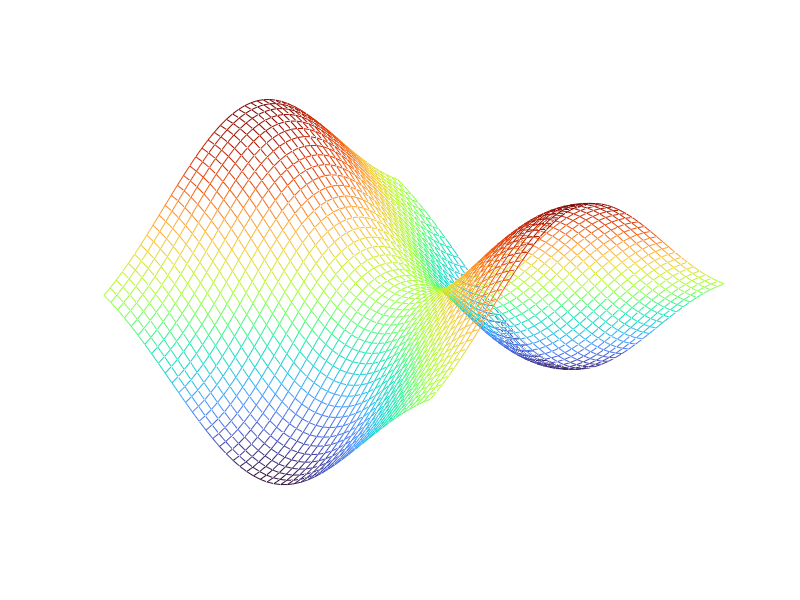

Source code (MATLAB):
%% 鞍形线框 / Saddle wire mesh
% mesh 绘制规则网格线；FaceColor='none' 让网格之间完全透明。
% 改变采样点数，可观察线框密度与鞍形起伏。

[X, Y] = meshgrid(linspace(-5, 5, 49));
Z = 0.22*(X.^2 - Y.^2).*exp(-0.035*(X.^2 + Y.^2));

figure('Name', 'Saddle Wire Mesh', 'Color', [0.02 0.03 0.05]);
mesh(X, Y, Z, 'FaceColor', 'none', 'EdgeColor', 'flat', 'LineWidth', 0.7);
axis tight;
axis off;
colormap(turbo);
view(42, 30);
title('Saddle | mesh', 'Color', 'w', 'FontSize', 18);
